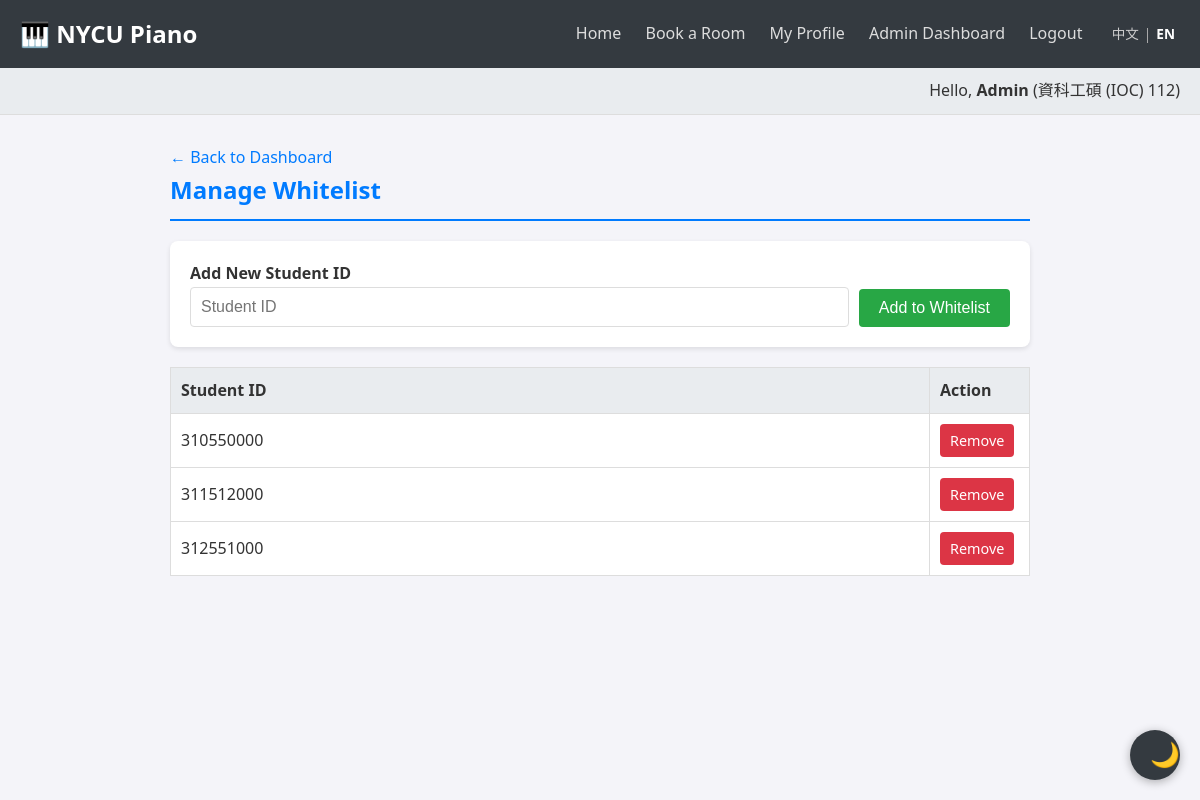
The app's page /admin/whitelist.php?lang=en (signed in) with its own data.
### tables this page shows
CREATE TABLE IF NOT EXISTS users (
    id INT AUTO_INCREMENT PRIMARY KEY,
    student_id VARCHAR(50) NOT NULL UNIQUE,
    password VARCHAR(255) NOT NULL,
    real_name VARCHAR(100) NOT NULL,
    nickname VARCHAR(100),
    department VARCHAR(100),
    grade VARCHAR(20),
    role ENUM('admin', 'member') DEFAULT 'member',
    total_usage_hours FLOAT DEFAULT 0,
    status ENUM('active', 'banned') DEFAULT 'active',
    FOREIGN KEY (student_id) REFERENCES allowed_student_ids(student_id) ON DELETE CASCADE
);

CREATE TABLE IF NOT EXISTS allowed_student_ids (
    student_id VARCHAR(50) PRIMARY KEY
);

### lang.php (called while the page is built, shortened)
<?php
$currentLang = $_SESSION['lang'];
function __($key) {
    global $translations, $currentLang;
    return isset($translations[$currentLang][$key]) ? $translations[$currentLang][$key] : $key;
}
?>

### admin/whitelist.php (the view, shortened to what this page needs)
<?php
$isAdmin = true;
require '../db_connect.php';
require '../lang.php';
$stmt = $pdo->prepare("SELECT * FROM users WHERE id = ?");
$stmt->execute([$_SESSION['user_id']]);
$user = $stmt->fetch();
$whitelist = $pdo->query("SELECT * FROM allowed_student_ids ORDER BY student_id")->fetchAll();
include '../header.php';
?>
<div class="container">
    <a href="dashboard.php"><?php echo __('back_to_dashboard'); ?></a>
    <h2 class="section-title"><?php echo __('manage_whitelist'); ?></h2>
    <div class="card">
        <h4><?php echo __('add_new_student_id'); ?></h4>
        <form method="POST" style="display:flex; gap:10px; align-items:flex-end;">
            <div class="form-group" style="flex:1; margin-bottom:0;">
                <input type="text" name="student_id" placeholder="<?php echo __('student_id'); ?>" required>
            </div>
            <button type="submit" name="add_id" class="btn btn-success"><?php echo __('add_to_whitelist'); ?></button>
        </form>
    </div>
    <table>
        <thead>
            <tr>
                <th><?php echo __('student_id'); ?></th>
                <th style="width:100px;">Action</th>
            </tr>
        </thead>
        <tbody>
            <?php foreach ($whitelist as $row): ?>
                <tr>
                    <td><?php echo htmlspecialchars($row['student_id']); ?></td>
                    <td>
                        <a href="?delete=<?php echo urlencode($row['student_id']); ?>" class="btn btn-danger btn-sm" onclick="return confirm('Are you sure?');"><?php echo __('remove'); ?></a>
                    </td>
                </tr>
            <?php endforeach; ?>
        </tbody>
    </table>
</div>
<?php include '../footer.php'; ?>

### header.php (shortened to what this page needs)
<?php
require_once __DIR__ . '/lang.php';
?>
<!DOCTYPE html>
<html lang="<?php echo $currentLang == 'zh' ? 'zh-TW' : 'en'; ?>">
<head>
    <link rel="stylesheet" href="<?php echo isset($isAdmin) && $isAdmin ? '../style.css' : 'style.css'; ?>">
</head>
<body>
    <header>
        <div class="logo">🎹 <?php echo __('site_title'); ?></div>
        <div class="nav-links">
            <?php if (isset($_SESSION['user_id'])): ?>
                <a href="<?php echo isset($isAdmin) && $isAdmin ? '../index.php' : 'index.php'; ?>"><?php echo __('home'); ?></a>
                <a href="<?php echo isset($isAdmin) && $isAdmin ? '../reservations.php' : 'reservations.php'; ?>"><?php echo __('book_room'); ?></a>
                <a href="<?php echo isset($isAdmin) && $isAdmin ? '../profile.php' : 'profile.php'; ?>"><?php echo __('profile'); ?></a>
                <?php if (isset($_SESSION['role']) && $_SESSION['role'] === 'admin'): ?>
                    <a href="<?php echo isset($isAdmin) && $isAdmin ? 'dashboard.php' : 'admin/dashboard.php'; ?>"><?php echo __('admin_dashboard'); ?></a>
                <?php endif; ?>
                <a href="<?php echo isset($isAdmin) && $isAdmin ? '../logout.php' : 'logout.php'; ?>"><?php echo __('logout'); ?></a>
            <?php else: ?>
                <a href="login.php"><?php echo __('login'); ?></a>
                <a href="register.php"><?php echo __('register'); ?></a>
            <?php endif; ?>
            <span class="lang-switch">
                <a href="?lang=zh" class="<?php echo $currentLang == 'zh' ? 'active' : ''; ?>">中文</a>|<a href="?lang=en" class="<?php echo $currentLang == 'en' ? 'active' : ''; ?>">EN</a>
            </span>
        </div>
    </header>
    <?php if (isset($_SESSION['user_id']) && isset($user)): ?>
    <div class="user-info-bar">
        <?php echo __('hello'); ?>, <strong><?php echo htmlspecialchars($user['nickname']); ?></strong>
        (<?php echo htmlspecialchars($user['department']); ?> <?php echo htmlspecialchars($user['grade']); ?><?php echo __('grade_suffix'); ?>)
    </div>
    <?php endif; ?>

### style.css (style rules this page uses)
:root { --bg-primary: #f4f4f9; --bg-secondary: #ffffff; --bg-tertiary: #e9ecef; --text-primary: #333333; --text-secondary: #666666; --text-muted: #888888; --border-color: #dddddd; --accent-color: #007bff; --accent-hover: #0056b3; --header-bg: #343a40; --header-text: #ffffff; --card-shadow: rgba(0, 0, 0, 0.1); --success-bg: #d4edda; --success-text: #155724; --error-bg: #f8d7da; --error-text: #721c24; --btn-primary: #007bff; --btn-success: #28a745; --btn-danger: #dc3545; --btn-warning: #ffc107; }
* { box-sizing: border-box; margin: 0; padding: 0; }
body { font-family: 'Segoe UI', Tahoma, Geneva, Verdana, sans-serif; background-color: var(--bg-primary); color: var(--text-primary); line-height: 1.6; transition: background-color 0.3s ease, color 0.3s ease; }
a { color: var(--accent-color); text-decoration: none; transition: color 0.2s; }
header { background-color: var(--header-bg); color: var(--header-text); padding: 15px 20px; display: flex; justify-content: space-between; align-items: center; }
.logo { font-size: 1.5em; font-weight: bold; }
.nav-links a { color: #ddd; text-decoration: none; margin-left: 20px; transition: color 0.3s; }
.user-info-bar { background: var(--bg-tertiary); padding: 10px 20px; text-align: right; border-bottom: 1px solid var(--border-color); }
.container { max-width: 900px; margin: 30px auto; padding: 0 20px; }
.section-title { border-bottom: 2px solid var(--accent-color); padding-bottom: 10px; margin-bottom: 20px; color: var(--accent-color); }
.card { background: var(--bg-secondary); border-radius: 8px; box-shadow: 0 2px 5px var(--card-shadow); padding: 20px; margin-bottom: 20px; }
.card h3, .card h4 { margin-top: 0; color: var(--text-primary); }
.form-group { margin-bottom: 15px; }
.form-group input, .form-group textarea, .form-group select { width: 100%; padding: 10px; border: 1px solid var(--border-color); border-radius: 4px; background-color: var(--bg-secondary); color: var(--text-primary); font-size: 1em; }
button, .btn { display: inline-block; padding: 10px 20px; border: none; border-radius: 4px; cursor: pointer; font-size: 1em; transition: background-color 0.2s, opacity 0.2s; }
.btn-success { background-color: var(--btn-success); color: white; }
.btn-danger { background-color: var(--btn-danger); color: white; }
.btn-sm { padding: 5px 10px; font-size: 0.9em; }
table { width: 100%; border-collapse: collapse; margin-top: 20px; background-color: var(--bg-secondary); }
th, td { border: 1px solid var(--border-color); padding: 10px; text-align: left; }
th { background-color: var(--bg-tertiary); }
.lang-switch { font-size: 0.85em; margin-left: 20px; color: #aaa; }
.lang-switch a { color: #ccc; margin: 0 5px; }
.lang-switch a.active { color: white; font-weight: bold; }

### records on screen
users: nickname "Admin", department "資科工碩 (IOC)", grade "112"
allowed_student_ids: student_id "310550000"
allowed_student_ids: student_id "311512000"
allowed_student_ids: student_id "312551000"

### other values on screen
__('site_title') "NYCU Piano"
__('home') "Home"
__('book_room') "Book a Room"
__('profile') "My Profile"
__('admin_dashboard') "Admin Dashboard"
__('logout') "Logout"
__('hello') "Hello"
__('back_to_dashboard') "← Back to Dashboard"
__('manage_whitelist') "Manage Whitelist"
__('add_new_student_id') "Add New Student ID"
__('add_to_whitelist') "Add to Whitelist"
__('student_id') "Student ID"
